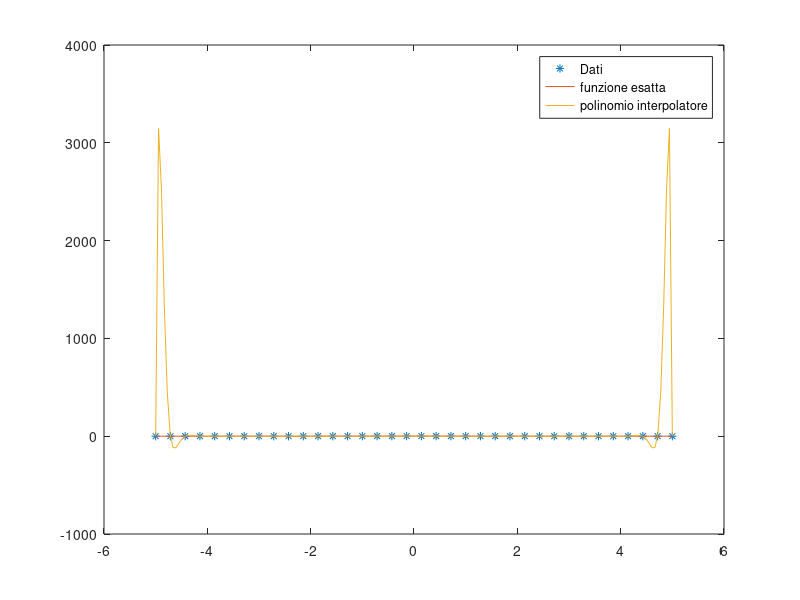
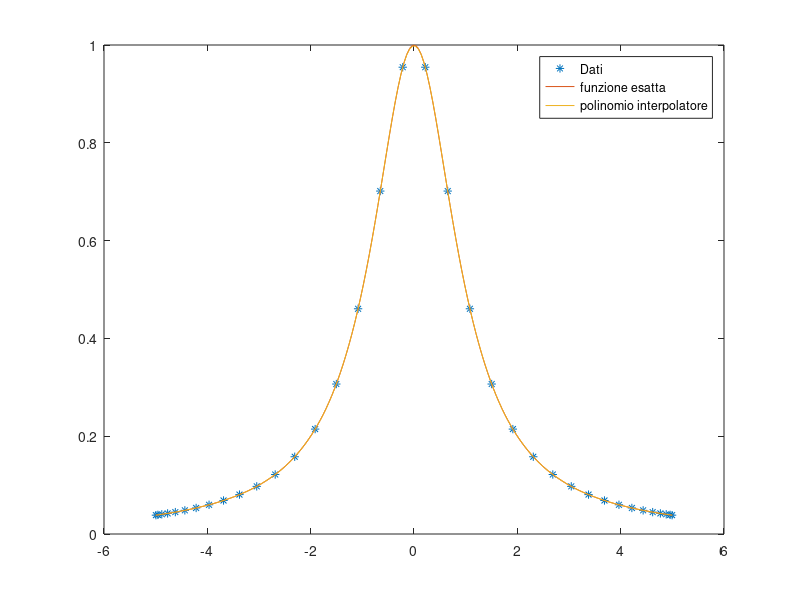

Here is the MATLAB script that generated these plots, in order:
clear
clc
close all

a = -5;
b = 5;
grado = 35;
n_nodi = grado + 1;
nodi = linspace(a,b,n_nodi);



f = @(x) 1 ./(1 + x.^2);
valori = f(nodi);
coeff_poly = polyfit(nodi,valori,grado);
x = linspace(a,b,n_nodi*5);
poli_int = polyval(coeff_poly,x);

plot(nodi,valori,'*');
hold on;
plot(x,f(x));
hold on;
plot(x,poli_int);

abs(norm(f(x))-norm(poli_int,inf));

legend("Dati","funzione esatta","polinomio interpolatore")

figure(2)
nodi_chev = (a+b)/2 - ((b-a)/2)*...
    cos((2*(0:n_nodi-1)+1)*pi/(2*(n_nodi-1) +2));
valori_chev = f(nodi_chev);
coeff_poly_chev = polyfit(nodi_chev,valori_chev,grado);
poli_int_chev = polyval(coeff_poly_chev,x);

plot(nodi_chev,valori_chev,'*');
hold on;
plot(x,f(x));
hold on;
plot(x,poli_int_chev);

legend("Dati","funzione esatta","polinomio interpolatore");

Err = norm(f(x) - poli_int,inf);
Err2 = norm(f(x) - poli_int_chev,inf);
[Err Err2]